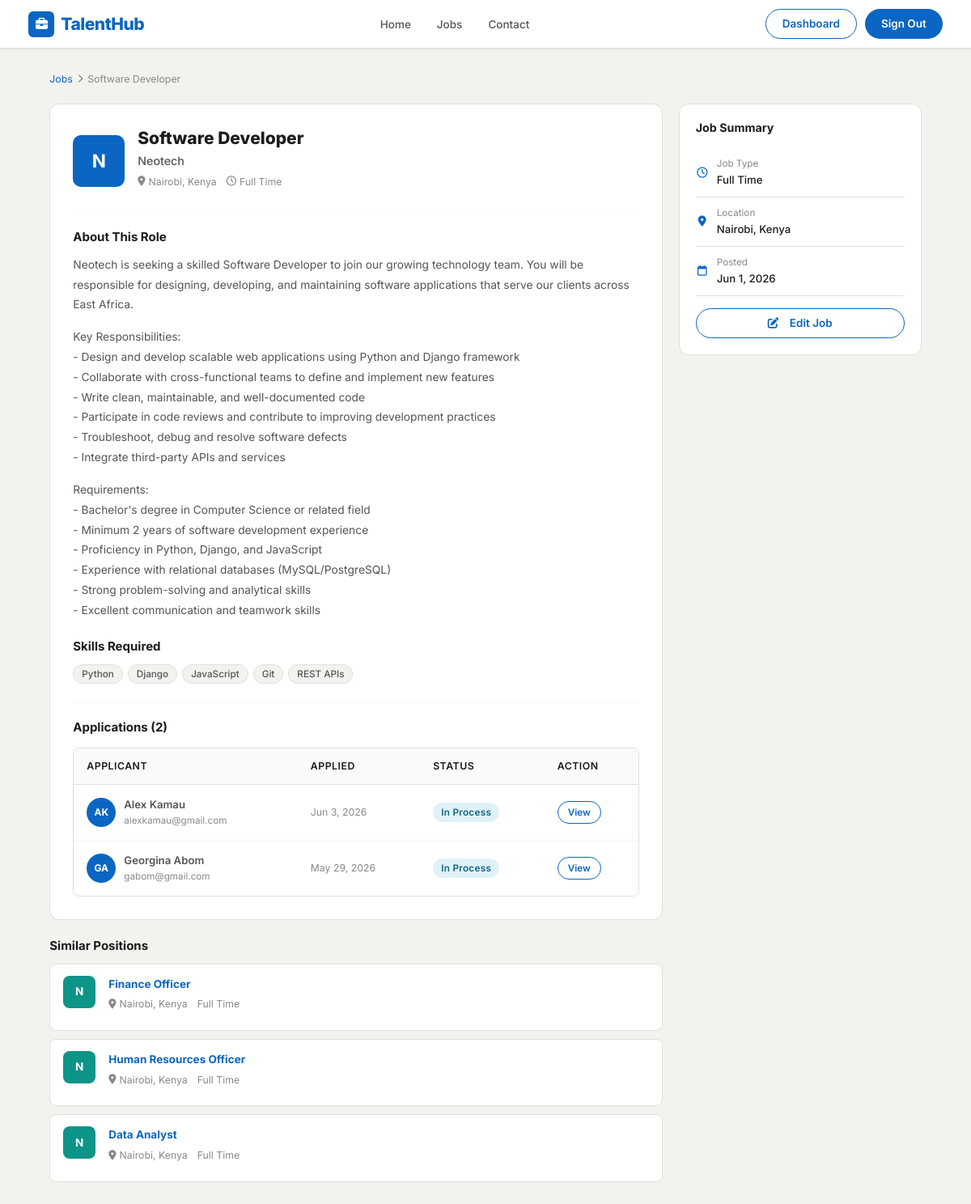
/jobs/8/ (signed in), run on the app's committed database.
### job_seeker/models.py (models this page shows, shortened)
class Job(models.Model):
    staff = models.ForeignKey(User, related_name='jobs', on_delete=models.CASCADE, null=True)
    title = models.CharField(max_length=255)
    company = models.CharField(max_length=200, null=True, blank=True)
    location = models.CharField(max_length=255)
    description = models.TextField()
    skills_req = models.CharField(max_length=500, null=True, blank=True)
    job_type = models.CharField(max_length=30, choices=JOB_TYPES, default='Full Time', null=True)
    link = models.URLField(null=True, blank=True)
    salary = models.CharField(max_length=100, null=True, blank=True)
    slug = AutoSlugField(populate_from='title', unique=True, null=True)
    date_posted = models.DateTimeField(default=timezone.now)
    deadline = models.DateField(null=True, blank=True)
    def get_skills_list(self):
        if self.skills_req:
            return [s.strip() for s in self.skills_req.split(',') if s.strip()]
        return []

class Application(models.Model):
    job = models.ForeignKey(Job, on_delete=CASCADE)
    applicant = models.ForeignKey(Applicant, on_delete=CASCADE, related_name='applications')
    date_applied = models.DateTimeField(default=timezone.now)
    resume = models.FileField(upload_to='applications/resumes/', null=True, blank=True, verbose_name='Resume/CV')
    cover_letter = models.FileField(upload_to='cover_letters/', null=True, blank=True)
    status = models.CharField(max_length=20, choices=APPLICATION_STATUS, default='pending')
    reviewed_by = models.ForeignKey(Staff, blank=True, null=True, on_delete=SET_NULL, related_name='reviewed_applications')
    date_reviewed = models.DateTimeField(blank=True, null=True)
    approved = models.BooleanField(default=False)
    approved_by = models.ForeignKey(Staff, blank=True, null=True, on_delete=SET_NULL)
    date_approved = models.DateTimeField(blank=True, null=True)
    class Meta:
        constraints = [
            UniqueConstraint(fields=['job', 'applicant'], name='unique_applicant_job_match')
        ]
        ordering = ['-date_applied']

class Applicant(models.Model):
    user = models.OneToOneField(User, on_delete=CASCADE, primary_key=True, related_name='applicant')
    resume = models.FileField(upload_to='resumes/', null=True, blank=True)
    grad_year = models.IntegerField(blank=True, null=True)
    job_type = models.CharField(max_length=30, choices=JOB_TYPES, default='Full Time')

class User(AbstractUser):
    STAFF = 'staff'
    APPLICANT = 'applicant'
    user_types = [
        (STAFF, 'staff'),
        (APPLICANT, 'applicant'),
    ]
    contact = models.CharField(max_length=100, blank=True)
    location = models.CharField(max_length=100, blank=True)
    user_type = models.CharField(max_length=20, choices=user_types, blank=True)
    class Meta:
        ordering = ['first_name', 'last_name']
    @property
    def full_name(self):
        return f'{self.first_name} {self.last_name}'.strip() or self.username
    @property
    def initials(self):
        parts = self.full_name.split()
        if len(parts) >= 2:
            return (parts[0][0] + parts[-1][0]).upper()
        return self.username[:2].upper()

### job_seeker/views.py (the view)
# urls.py: path('jobs/<int:job_id>/', views.job_details, name='job-details'),
def job_details(request, job_id):
    job = get_object_or_404(Job, id=job_id)
    already_applied = False
    is_saved = False
    if request.user.is_authenticated:
        if request.user.user_type == User.APPLICANT:
            already_applied = Application.objects.filter(
                applicant__user=request.user, job=job
            ).exists()
            is_saved = SavedJobs.objects.filter(user=request.user, job=job).exists()
    similar_jobs = Job.objects.filter(job_type=job.job_type).exclude(id=job_id).order_by('-date_posted')[:3]
    applications = None
    if request.user.is_authenticated and request.user.user_type == User.STAFF:
        applications = Application.objects.filter(job=job).select_related('applicant__user')
    context = {
        'job': job,
        'already_applied': already_applied,
        'is_saved': is_saved,
        'similar_jobs': similar_jobs,
        'applications': applications,
        'skills_list': job.get_skills_list(),
    }
    return render(request, 'jobseeker/job_detail.html', context)

### templates/jobseeker/job_detail.html (shortened to what this page needs)
{% extends 'base.html' %}
{% block body %}
<div class="container" style="max-width:1100px;padding-top:28px;padding-bottom:40px;">
  <div class="th-breadcrumb">
    <a href="{% url 'posted-jobs' %}">Jobs</a>
    <i class="fa-solid fa-chevron-right"></i>
    <span>{{ job.title }}</span>
  </div>
  <div class="job-detail-grid">
    <div>
      <div class="job-detail-main">
        <div class="job-detail-header">
          <div class="job-detail-avatar av-blue">{{ job.company|first|upper|default:"N" }}</div>
          <div>
            <h1 class="job-detail-title">{{ job.title }}</h1>
            <div style="font-size:.95rem;color:var(--text-med);font-weight:500;">{{ job.company|default:"Neotech" }}</div>
            <div class="job-meta mt-1">
              <span><i class="fa-solid fa-location-dot"></i> {{ job.location }}</span>
              <span><i class="fa-regular fa-clock"></i> {{ job.job_type }}</span>
            </div>
          </div>
        </div>
        <hr class="divider">
        <div class="mb-4">
          <h3 style="font-size:1rem;font-weight:700;margin-bottom:12px;">About This Role</h3>
          <div style="font-size:.92rem;line-height:1.8;color:var(--text-med);">{{ job.description|linebreaks }}</div>
        </div>
        {% if skills_list %}
        <div class="mb-4">
          <h3 style="font-size:1rem;font-weight:700;margin-bottom:12px;">Skills Required</h3>
          <div class="job-skills">
            {% for skill in skills_list %}
            <span class="skill-tag">{{ skill }}</span>
            {% endfor %}
          </div>
        </div>
        {% endif %}
        {% if user.is_authenticated and user.user_type == 'staff' and applications %}
        <hr class="divider">
        <h3 style="font-size:1rem;font-weight:700;margin-bottom:16px;">Applications ({{ applications|length }})</h3>
        <div class="th-table-wrapper">
          <table class="th-table">
            <thead><tr><th>Applicant</th><th>Applied</th><th>Status</th><th>Action</th></tr></thead>
            <tbody>
              {% for app in applications %}
              <tr>
                <td>
                  <div class="td-user">
                    <div class="td-avatar">{{ app.applicant.user.initials }}</div>
                    <div>
                      <div style="font-weight:600;font-size:.88rem;">{{ app.applicant.user.full_name }}</div>
                      <div style="font-size:.78rem;color:var(--text-light);">{{ app.applicant.user.email }}</div>
                    </div>
                  </div>
                </td>
                <td style="font-size:.82rem;color:var(--text-light);">{{ app.date_applied|date:"M j, Y" }}</td>
                <td><span class="badge-status badge-{{ app.status }}">{{ app.get_status_display }}</span></td>
                <td><a href="{% url 'applicant-details' app.id %}" class="btn-outline-th" style="font-size:.78rem;padding:4px 12px;">View</a></td>
              </tr>
              {% endfor %}
            </tbody>
          </table>
        </div>
        {% endif %}
      </div>
      {% if similar_jobs %}
      <div class="mt-4">
        <h3 style="font-size:1rem;font-weight:700;margin-bottom:12px;">Similar Positions</h3>
        <div style="display:flex;flex-direction:column;gap:10px;">
          {% for sjob in similar_jobs %}
          <div class="job-card" style="padding:14px 16px;">
            <div class="job-company-avatar av-teal" style="width:40px;height:40px;font-size:.9rem;">{{ sjob.company|first|upper|default:"N" }}</div>
            <div class="job-body">
              <a href="{% url 'job-details' sjob.id %}" class="job-title" style="font-size:.9rem;">{{ sjob.title }}</a>
              <div class="job-meta"><span><i class="fa-solid fa-location-dot"></i> {{ sjob.location }}</span><span>{{ sjob.job_type }}</span></div>
            </div>
          </div>
          {% endfor %}
        </div>
      </div>
      {% endif %}
    </div>
    <div>
      <div class="job-detail-sidebar-card">
        <h3 style="font-size:.95rem;font-weight:700;margin-bottom:16px;">Job Summary</h3>
        <div class="job-summary-row"><i class="fa-regular fa-clock"></i><div><span class="label">Job Type</span><span class="value">{{ job.job_type }}</span></div></div>
        <div class="job-summary-row"><i class="fa-solid fa-location-dot"></i><div><span class="label">Location</span><span class="value">{{ job.location }}</span></div></div>
        <div class="job-summary-row"><i class="fa-regular fa-calendar"></i><div><span class="label">Posted</span><span class="value">{{ job.date_posted|date:"M j, Y" }}</span></div></div>
        {% if user.is_authenticated and user.user_type == 'staff' %}
        <a href="{% url 'edit-job-post' job.slug %}" class="btn-outline-th mt-3 w-100 justify-content-center" style="display:flex;"><i class="fa-solid fa-pen-to-square me-2"></i>Edit Job</a>
        {% endif %}
      </div>
    </div>
  </div>
</div>
{% endblock %}

### data on the page
Job: title "Software Developer", company|first "N", company "Neotech", location "Nairobi, Kenya", job_type "Full Time", description "Neotech is seeking a skilled Software Developer to join our growing technology team. You will be responsible for designing, developing, and maintaining software applications that serve our clients across East Africa. Key Responsibilities: - Design and develop scalable web applications using Python and Django framework - Collaborate with cross-functional teams to define and implement new features - Write clean, maintainable, and well-documented code - Participate in code reviews and contribute to improving development practices - Troubleshoot, debug and resolve software defects - Integrate third-party APIs and services Requirements: - Bachelor's degree in Computer Science or related field -…", date_posted "Jun 1, 2026"
Application: applicant.user.initials "AK", applicant.user.full_name "Alex Kamau", applicant.user.email "alexkamau@gmail.com", date_applied "Jun 3, 2026", status "In Process"
Application: applicant.user.initials "GA", applicant.user.full_name "Georgina Abom", applicant.user.email "gabom@gmail.com", date_applied "May 29, 2026", status "In Process"
Job: company|first "N", title "Finance Officer", location "Nairobi, Kenya", job_type "Full Time"
Job: company|first "N", title "Human Resources Officer", location "Nairobi, Kenya", job_type "Full Time"
Job: company|first "N", title "Data Analyst", location "Nairobi, Kenya", job_type "Full Time"

### other printed values
{{ skill }} "Python" "Django" "JavaScript" "Git" "REST APIs"
{{ applications|length }} "2"
